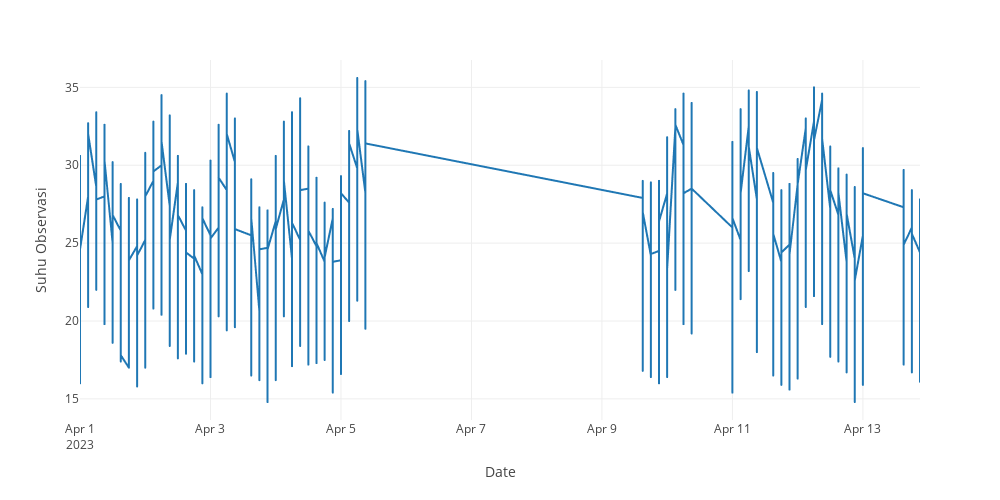

The code cell stored with this chart in its notebook:
### Code cell
fig = px.line(linechart_sorted['2023-04-01':'2023-04-13'], y='t_obs',
              labels={'t_obs': 'Suhu Observasi'}, height=500, width=1000, template='gridon')
fig

### Figure 1 — Plotly figure (JSON) as saved in the notebook; plotly's stock layout.template omitted (floating-point values rounded to 4 significant figures; data arrays with more than 128 entries replaced by an {"elided": "..."} marker saying what was removed)
{"data": [{"hovertemplate": "Date=%{x}<br>Suhu Observasi=%{y}<extra></extra>", "legendgroup": "", "line": {"color": "#1F77B4", "dash": "solid"}, "marker": {"symbol": "circle"}, "mode": "lines", "name": "", "showlegend": false, "type": "scattergl", "x": {"elided": "8624 str values"}, "xaxis": "x", "y": {"elided": "8624 float values"}, "yaxis": "y"}], "layout": {"height": 500, "legend": {"tracegroupgap": 0}, "margin": {"t": 60}, "width": 1000, "xaxis": {"anchor": "y", "domain": [0, 1], "title": {"text": "Date"}}, "yaxis": {"anchor": "x", "domain": [0, 1], "title": {"text": "Suhu Observasi"}}}}
